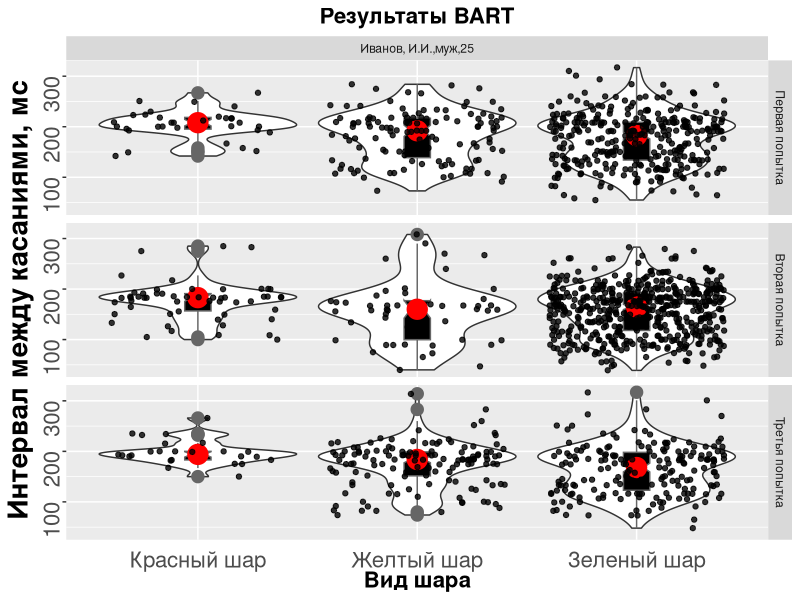
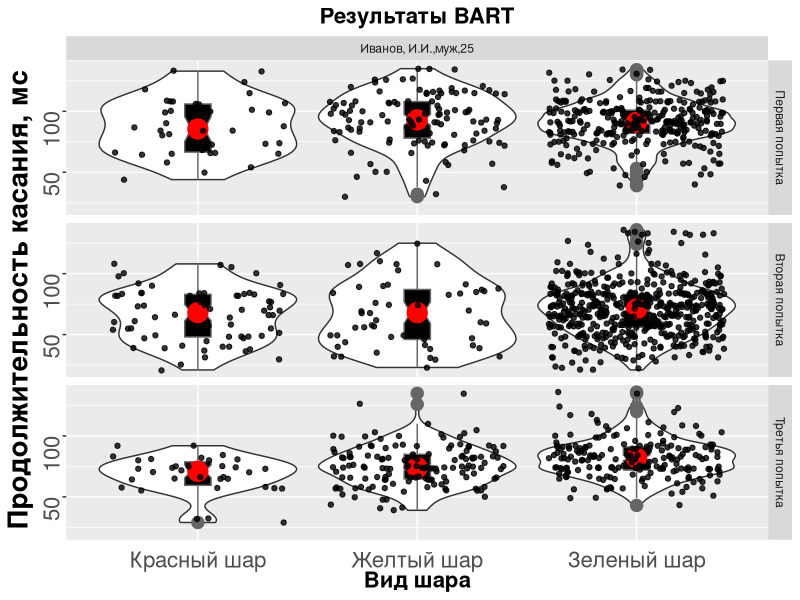
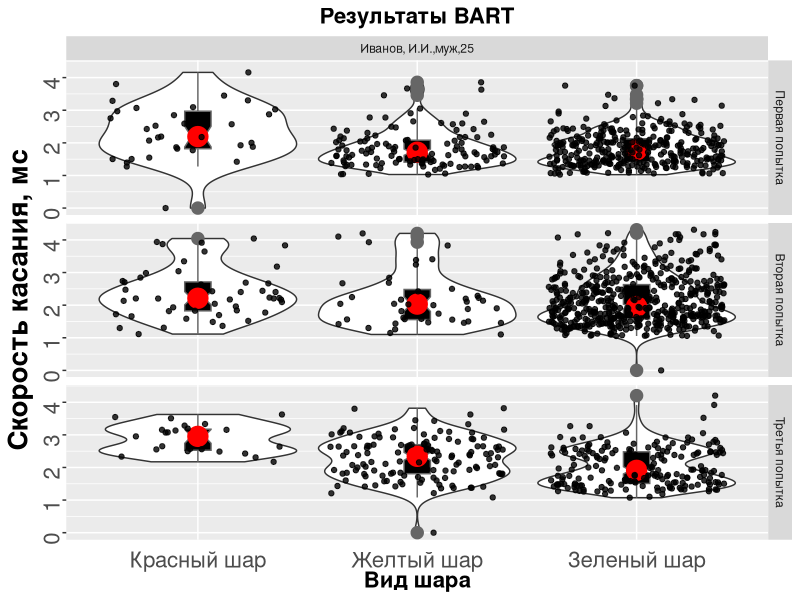

These figures' R source, in order: (Note: this script raises an error after producing the figures.)
## ---- chunk 1
knitr::opts_chunk$set(echo = FALSE, warning = FALSE, message = FALSE, fig.align = "center")
## ---- chunk 2
# Загрузка данных и необходимых пакетов
remove_outliers <- function(x, na.rm = TRUE, ...) {
  qnt <- quantile(x, probs=c(.25, .75), na.rm = na.rm, ...)
  H <- 1.5 * IQR(x, na.rm = na.rm)
  y <- x
  y[x < (qnt[1] - H)] <- NA
  y[x > (qnt[2] + H)] <- NA
  y
}
library(tidyverse)
d = read.csv("result.csv", sep = ";", encoding = "UTF-8", header = F)
names(d) <- c("session","time", "name","E","size","n","r", "ln","iter","citer","duration","mark","bank")
d$time <- as.numeric(d$time)
d$session <- as.character(d$session)
E.names <- c("1" = "Первая попытка", "2" = "Вторая попытка", "3" = "Третья попытка")
d <- rbind(d[1,], d)
d$n[1] <- d$n[1]-1
d$iter[1] <- d$iter[1]-1
d$citer[1] <- d$citer[1]-1
d$mark[1:(nrow(d)-1)] <- d$mark[2:(nrow(d))]
d$duration[1:(nrow(d)-1)] <- d$duration[2:(nrow(d))]

d$tick <- c(NA,diff(d$time))

d$tick[1:(nrow(d)-1)] <- d$tick[2:(nrow(d))]
d <- d[-c(nrow(d)),]

d$tick[which((d$E == 1 | d$E == 2 | d$E == 3) & d$iter==0)] <- 0

d$time     <- as.integer(d$time/1000)
d$datetime <- as.POSIXct(d$time, origin="1970-01-01")
d$datetime <- format(d$datetime, format="%H:%M:%S")
result <- data.frame(session = d$session[1], name = d$name[1])
## ---- chunk 3
tbl <- knitr::kable(head(d), align = "c")
kableExtra::kable_styling(tbl, "striped", full_width = T, position = "left")
## ---- chunk 4
##########################################################################################
ggplot(d, aes(x=factor(size), y=remove_outliers(tick))) +
  geom_violin(scale="width") +
  geom_smooth(method = "gam", se=TRUE, aes(group=1)) +
  geom_boxplot(width=.12, fill=I("black"), notch=T, outlier.size=NA, col="grey40") +
  stat_summary(fun.y="median", geom="point", shape=20, col="red", size = 10) +
  ggtitle("Результаты BART") +
  labs(x="Вид шара", y="Интервал между касаниями, мс") +
  facet_grid(E~name, labeller = labeller(E = E.names)) +
  scale_x_discrete(labels = c("Красный шар","Желтый шар","Зеленый шар")) +
  theme(legend.position="none",
        axis.text=element_text(size=12),
        axis.title=element_text(size=16,face="bold")) +
  scale_fill_brewer() + geom_jitter(alpha = 0.8) +
  theme(plot.title = element_text(size=16, face='bold', hjust=0.5),
        axis.text.x  = element_text(angle=0, vjust=0, size=16),
        axis.ticks.x = element_blank(),
        axis.title.y = element_text(face="bold", size=20),
        axis.text.y  = element_text(angle=90, vjust=0, size=16))

result$interval.H1 <- mean(d$tick[d$E == 1 & d$size == 8])
result$interval.H2 <- mean(d$tick[d$E == 2 & d$size == 8])
result$interval.H3 <- mean(d$tick[d$E == 3 & d$size == 8])

result$interval.M1 <- mean(d$tick[d$E == 1 & d$size == 32])
result$interval.M2 <- mean(d$tick[d$E == 2 & d$size == 32])
result$interval.M3 <- mean(d$tick[d$E == 3 & d$size == 32])

result$interval.L1 <- mean(d$tick[d$E == 1 & d$size == 128])
result$interval.L2 <- mean(d$tick[d$E == 2 & d$size == 128])
result$interval.L3 <- mean(d$tick[d$E == 3 & d$size == 128])

# scaled time
result$interval.std.H1 <- mean(scale(d$tick[d$E == 1 & d$size == 8]))
result$interval.std.H2 <- mean(scale(d$tick[d$E == 2 & d$size == 8]))
result$interval.std.H3 <- mean(scale(d$tick[d$E == 3 & d$size == 8]))

result$interval.std.M1 <- mean(scale(d$tick[d$E == 1 & d$size == 32]))
result$interval.std.M2 <- mean(scale(d$tick[d$E == 2 & d$size == 32]))
result$interval.std.M3 <- mean(scale(d$tick[d$E == 3 & d$size == 32]))

result$interval.std.L1 <- mean(scale(d$tick[d$E == 1 & d$size == 128]))
result$interval.std.L2 <- mean(scale(d$tick[d$E == 2 & d$size == 128]))
result$interval.std.L3 <- mean(scale(d$tick[d$E == 3 & d$size == 128]))
## ---- chunk 5
tbl <- data.frame(red    = c(result$interval.H1, result$interval.H2, result$interval.H3),
                  yellow = c(result$interval.M1, result$interval.M2, result$interval.M3),
                  green  = c(result$interval.L1, result$interval.L2, result$interval.L3))

colnames(tbl) <- c("Красный шар","Желтый шар","Зеленый шар")
rownames(tbl) <- c("Первая попытка","Вторая попытка","Третья попытка")

tbl <- knitr::kable(tbl, align = "c")
kableExtra::kable_styling(tbl, "striped", full_width = T, position = "left")
## ---- chunk 6
tbl <- data.frame(red    = c(result$interval.std.H1, result$interval.std.H2, result$interval.std.H3),
                  yellow = c(result$interval.std.M1, result$interval.std.M2, result$interval.std.M3),
                  green  = c(result$interval.std.L1, result$interval.std.L2, result$interval.std.L3))

colnames(tbl) <- c("Красный шар","Желтый шар","Зеленый шар")
rownames(tbl) <- c("Первая попытка","Вторая попытка","Третья попытка")

tbl <- knitr::kable(tbl, align = "c", digits = 40)
kableExtra::kable_styling(tbl, "striped", full_width = T, position = "left")
## ---- chunk 7
ggplot(d, aes(x=factor(size), y=remove_outliers(duration))) +
  geom_violin(scale="width") +
  geom_smooth(method = "gam", se=TRUE, aes(group=1)) +
  geom_boxplot(width=.12, fill=I("black"), notch=T, outlier.size=NA, col="grey40") +
  stat_summary(fun.y="median", geom="point", shape=20, col="red", size = 10) +
  ggtitle("Результаты BART") +
  labs(x="Вид шара", y="Продолжительность касания, мс") +
  facet_grid(E~name, labeller = labeller(E = E.names)) +
  scale_x_discrete(labels = c("Красный шар","Желтый шар","Зеленый шар")) +
  theme(legend.position="none",
        axis.text=element_text(size=12),
        axis.title=element_text(size=16,face="bold")) +
  scale_fill_brewer() + geom_jitter(alpha = 0.8) +
  theme(plot.title = element_text(size=16, face='bold', hjust=0.5),
        axis.text.x  = element_text(angle=0, vjust=0, size=16),
        axis.ticks.x = element_blank(),
        axis.title.y = element_text(face="bold", size=20),
        axis.text.y  = element_text(angle=90, vjust=0, size=16))

result$duration.H1 <- mean(d$duration[d$E == 1 & d$size == 8])
result$duration.H2 <- mean(d$duration[d$E == 2 & d$size == 8])
result$duration.H3 <- mean(d$duration[d$E == 3 & d$size == 8])

result$duration.M1 <- mean(d$duration[d$E == 1 & d$size == 32])
result$duration.M2 <- mean(d$duration[d$E == 2 & d$size == 32])
result$duration.M3 <- mean(d$duration[d$E == 3 & d$size == 32])

result$duration.L1 <- mean(d$duration[d$E == 1 & d$size == 128])
result$duration.L2 <- mean(d$duration[d$E == 2 & d$size == 128])
result$duration.L3 <- mean(d$duration[d$E == 3 & d$size == 128])

# scaled time
result$duration.std.H1 <- mean(scale(d$duration[d$E == 1 & d$size == 8]))
result$duration.std.H2 <- mean(scale(d$duration[d$E == 2 & d$size == 8]))
result$duration.std.H3 <- mean(scale(d$duration[d$E == 3 & d$size == 8]))

result$duration.std.M1 <- mean(scale(d$duration[d$E == 1 & d$size == 32]))
result$duration.std.M2 <- mean(scale(d$duration[d$E == 2 & d$size == 32]))
result$duration.std.M3 <- mean(scale(d$duration[d$E == 3 & d$size == 32]))

result$duration.std.L1 <- mean(scale(d$duration[d$E == 1 & d$size == 128]))
result$duration.std.L2 <- mean(scale(d$duration[d$E == 2 & d$size == 128]))
result$duration.std.L3 <- mean(scale(d$duration[d$E == 3 & d$size == 128]))
## ---- chunk 8
tbl <- data.frame(red    = c(result$duration.H1, result$duration.H2, result$duration.H3),
                  yellow = c(result$duration.M1, result$duration.M2, result$duration.M3),
                  green  = c(result$duration.L1, result$duration.L2, result$duration.L3))

colnames(tbl) <- c("Красный шар","Желтый шар","Зеленый шар")
rownames(tbl) <- c("Первая попытка","Вторая попытка","Третья попытка")

tbl <- knitr::kable(tbl, align = "c")
kableExtra::kable_styling(tbl, "striped", full_width = T, position = "left")
## ---- chunk 9
tbl <- data.frame(red    = c(result$duration.std.H1, result$duration.std.H2, result$duration.std.H3),
                  yellow = c(result$duration.std.M1, result$duration.std.M2, result$duration.std.M3),
                  green  = c(result$duration.std.L1, result$duration.std.L2, result$duration.std.L3))

colnames(tbl) <- c("Красный шар","Желтый шар","Зеленый шар")
rownames(tbl) <- c("Первая попытка","Вторая попытка","Третья попытка")

tbl <- knitr::kable(tbl, align = "c", digits = 40)
kableExtra::kable_styling(tbl, "striped", full_width = T, position = "left")
## ---- chunk 10
ggplot(d, aes(x=factor(size), y=remove_outliers(tick/duration))) +
  geom_violin(scale="width") +
  geom_smooth(method = "gam", se=TRUE, aes(group=1)) +
  geom_boxplot(width=.12, fill=I("black"), notch=T, outlier.size=NA, col="grey40") +
  stat_summary(fun.y="median", geom="point", shape=20, col="red", size = 10) +
  ggtitle("Результаты BART") +
  labs(x="Вид шара", y="Скорость касания, мс") +
  facet_grid(E~name, labeller = labeller(E = E.names)) +
  scale_x_discrete(labels = c("Красный шар","Желтый шар","Зеленый шар")) +
  theme(legend.position="none",
        axis.text=element_text(size=12),
        axis.title=element_text(size=16,face="bold")) +
  scale_fill_brewer() + geom_jitter(alpha = 0.8) +
  theme(plot.title = element_text(size=16, face='bold', hjust=0.5),
        axis.text.x  = element_text(angle=0, vjust=0, size=16),
        axis.ticks.x = element_blank(),
        axis.title.y = element_text(face="bold", size=20),
        axis.text.y  = element_text(angle=90, vjust=0, size=16))

result$speed.H1 <- mean(d$tick[d$E == 1 & d$size == 8]/d$duration[d$E == 1 & d$size == 8], na.rm = T)
result$speed.H2 <- mean(d$tick[d$E == 2 & d$size == 8]/d$duration[d$E == 2 & d$size == 8], na.rm = T)
result$speed.H3 <- mean(d$tick[d$E == 3 & d$size == 8]/d$duration[d$E == 3 & d$size == 8], na.rm = T)

result$speed.M1 <- mean(d$tick[d$E == 1 & d$size == 32]/d$duration[d$E == 1 & d$size == 32], na.rm = T)
result$speed.M2 <- mean(d$tick[d$E == 2 & d$size == 32]/d$duration[d$E == 2 & d$size == 32], na.rm = T)
result$speed.M3 <- mean(d$tick[d$E == 3 & d$size == 32]/d$duration[d$E == 3 & d$size == 32], na.rm = T)

result$speed.L1 <- mean(d$tick[d$E == 1 & d$size == 128]/d$duration[d$E == 1 & d$size == 128], na.rm = T)
result$speed.L2 <- mean(d$tick[d$E == 2 & d$size == 128]/d$duration[d$E == 2 & d$size == 128], na.rm = T)
result$speed.L3 <- mean(d$tick[d$E == 3 & d$size == 128]/d$duration[d$E == 3 & d$size == 128], na.rm = T)

result$speed.cor.H1 <- cor.test(d$tick[d$E == 1 & d$size == 8], d$duration[d$E == 1 & d$size == 8], method = "sp")$estimate
result$speed.cor.H2 <- cor.test(d$tick[d$E == 2 & d$size == 8], d$duration[d$E == 2 & d$size == 8], method = "sp")$estimate
result$speed.cor.H3 <- cor.test(d$tick[d$E == 3 & d$size == 8], d$duration[d$E == 3 & d$size == 8], method = "sp")$estimate

result$speed.cor.M1 <- cor.test(d$tick[d$E == 1 & d$size == 32], d$duration[d$E == 1 & d$size == 32], method = "sp")$estimate
result$speed.cor.M2 <- cor.test(d$tick[d$E == 2 & d$size == 32], d$duration[d$E == 2 & d$size == 32], method = "sp")$estimate
result$speed.cor.M3 <- cor.test(d$tick[d$E == 3 & d$size == 32], d$duration[d$E == 3 & d$size == 32], method = "sp")$estimate

result$speed.cor.L1 <- cor.test(d$tick[d$E == 1 & d$size == 128], d$duration[d$E == 1 & d$size == 128], method = "sp")$estimate
result$speed.cor.L2 <- cor.test(d$tick[d$E == 2 & d$size == 128], d$duration[d$E == 2 & d$size == 128], method = "sp")$estimate
result$speed.cor.L3 <- cor.test(d$tick[d$E == 3 & d$size == 128], d$duration[d$E == 3 & d$size == 128], method = "sp")$estimate
## ---- chunk 11
tbl <- data.frame(red    = c(result$speed.H1, result$speed.H2, result$speed.H3),
                  yellow = c(result$speed.M1, result$speed.M2, result$speed.M3),
                  green  = c(result$speed.L1, result$speed.L2, result$speed.L3))

colnames(tbl) <- c("Красный шар","Желтый шар","Зеленый шар")
rownames(tbl) <- c("Первая попытка","Вторая попытка","Третья попытка")

tbl <- knitr::kable(tbl, align = "c")
kableExtra::kable_styling(tbl, "striped", full_width = T, position = "left")
## ---- chunk 12
tbl <- data.frame(red    = c(result$speed.cor.H1, result$speed.cor.H2, result$speed.cor.H3),
                  yellow = c(result$speed.cor.M1, result$speed.cor.M2, result$speed.cor.M3),
                  green  = c(result$speed.cor.L1, result$speed.cor.L2, result$speed.cor.L3))

colnames(tbl) <- c("Красный шар","Желтый шар","Зеленый шар")
rownames(tbl) <- c("Первая попытка","Вторая попытка","Третья попытка")

tbl <- knitr::kable(tbl, align = "c")
kableExtra::kable_styling(tbl, "striped", full_width = T, position = "left")
## ---- chunk 13
dm <- d[,c("size","mark","E")]
dm <- dm[dm$mark != "pump", ]; dm$mark <- droplevels(dm$mark)
#table(dm)
mosaicplot(~E+mark+size, data = dm, color = 2:4, main = "Доля взорвавшихся и сохраненных шаров")

result$save.ratio.E1 <- sum(dm$mark == "save" & dm$E == 1)/sum(dm$E == 1)
result$save.ratio.E2 <- sum(dm$mark == "save" & dm$E == 2)/sum(dm$E == 2)
result$save.ratio.E3 <- sum(dm$mark == "save" & dm$E == 3)/sum(dm$E == 3)

result$save.ratio.H1 <- sum(dm$mark == "save" & dm$E == 1 & dm$size == 8)/sum(dm$E == 1 & dm$size == 8)
result$save.ratio.H2 <- sum(dm$mark == "save" & dm$E == 2 & dm$size == 8)/sum(dm$E == 2 & dm$size == 8)
result$save.ratio.H3 <- sum(dm$mark == "save" & dm$E == 3 & dm$size == 8)/sum(dm$E == 3 & dm$size == 8)

result$save.ratio.M1 <- sum(dm$mark == "save" & dm$E == 1 & dm$size == 32)/sum(dm$E == 1 & dm$size == 32)
result$save.ratio.M2 <- sum(dm$mark == "save" & dm$E == 2 & dm$size == 32)/sum(dm$E == 2 & dm$size == 32)
result$save.ratio.M3 <- sum(dm$mark == "save" & dm$E == 3 & dm$size == 32)/sum(dm$E == 3 & dm$size == 32)

result$save.ratio.L1 <- sum(dm$mark == "save" & dm$E == 1 & dm$size == 128)/sum(dm$E == 1 & dm$size == 128)
result$save.ratio.L2 <- sum(dm$mark == "save" & dm$E == 2 & dm$size == 128)/sum(dm$E == 2 & dm$size == 128)
result$save.ratio.L3 <- sum(dm$mark == "save" & dm$E == 3 & dm$size == 128)/sum(dm$E == 3 & dm$size == 128)
## ---- chunk 14
tbl <- data.frame(red    = c(result$save.ratio.H1, result$save.ratio.H2, result$save.ratio.H3),
                  yellow = c(result$save.ratio.M1, result$save.ratio.M2, result$save.ratio.M3),
                  green  = c(result$save.ratio.L1, result$save.ratio.L2, result$save.ratio.L3))

colnames(tbl) <- c("Красный шар","Желтый шар","Зеленый шар")
rownames(tbl) <- c("Первая попытка","Вторая попытка","Третья попытка")

tbl <- knitr::kable(tbl, align = "c")
kableExtra::kable_styling(tbl, "striped", full_width = T, position = "left")
## ---- chunk 15
dm <- d[,c("mark","E")]
dm <- dm[dm$mark != "pump", ]; dm$mark <- droplevels(dm$mark)

# Всего страйков взорвавшихся и сохраненных по 3 этапам
tmp <- rle(as.character(dm$mark))
result$seq.exploded <- mean(tmp$lengths[tmp$values == "exploded"])
result$seq.saved    <- mean(tmp$lengths[tmp$values == "save"])

# Взорвавшихся и сохраненных страйков на первом этапе
dm1 <- dm[dm$E == 1,]
tmp <- rle(as.character(dm1$mark))
result$seq.exploded.E1 <- mean(tmp$lengths[tmp$values == "exploded"])
result$seq.saved.E1    <- mean(tmp$lengths[tmp$values == "save"])

# Взорвавшихся и сохраненных страйков на втором этапе
dm2 <- dm[dm$E == 2,]
tmp <- rle(as.character(dm2$mark))
result$seq.exploded.E2 <- mean(tmp$lengths[tmp$values == "exploded"])
result$seq.saved.E2    <- mean(tmp$lengths[tmp$values == "save"])

# Взорвавшихся и сохраненных страйков на третьем этапе
dm3 <- dm[dm$E == 3,]
tmp <- rle(as.character(dm3$mark))
result$seq.exploded.E3 <- mean(tmp$lengths[tmp$values == "exploded"])
result$seq.saved.E3    <- mean(tmp$lengths[tmp$values == "save"])
rm(dm1, dm2, dm3, tmp)
## ---- chunk 16
tbl <- data.frame(E1 = c(result$seq.exploded.E1, result$seq.saved.E1),
                  E2 = c(result$seq.exploded.E2, result$seq.saved.E2),
                  E3 = c(result$seq.exploded.E3, result$seq.saved.E3),
                  E  = c(result$seq.exploded,    result$seq.saved))

colnames(tbl) <- c("Первая попытка","Вторая попытка","Третья попытка","Суммарно")
rownames(tbl) <- c("Взорвано","Сохранено")

tbl <- knitr::kable(tbl, align = "c")
kableExtra::kable_styling(tbl, "striped", full_width = T, position = "left")
## ---- chunk 17
tbl <- t(result)
tbl <- cbind(names(result), tbl); rownames(tbl) <- NULL
colnames(tbl) <- c("Показатель", "Численное значение")
tbl <- knitr::kable(tbl, align = "c")
kableExtra::kable_styling(tbl, "striped", full_width = T, position = "left")
## ---- chunk 18
res = gather(result[,-c(1:2)])
res$value.log <- log(res$value)
ggplot(data=res,  aes(x=key, y=value.log, group = 1)) + 
  geom_point(size=2) +
  geom_line() +
  xlab("") + 
  ylab("") + 
  coord_polar() +
  theme(panel.grid = element_line(colour = "gray80"),
        axis.text = element_text(size = 14, angle = 0))
